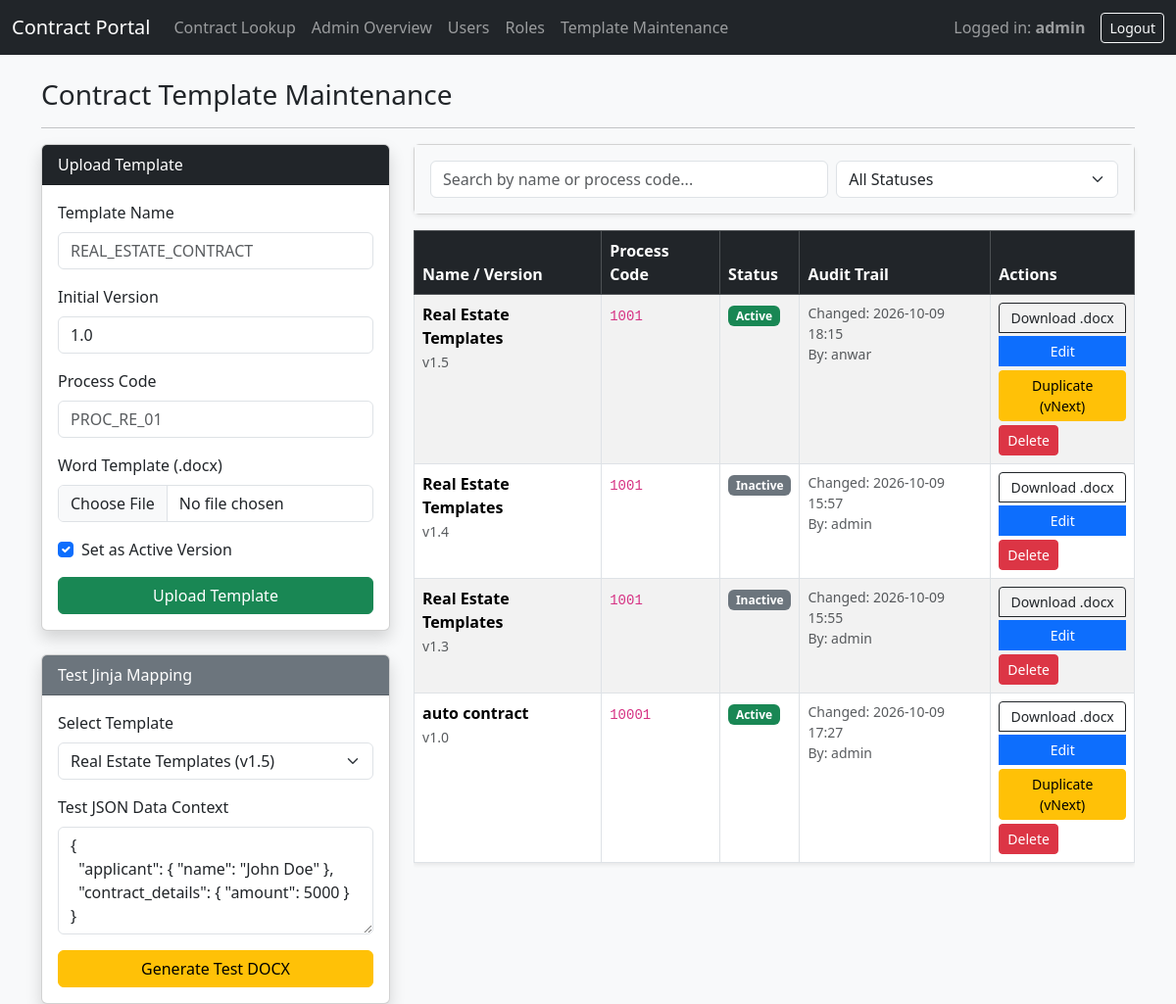
Page /admin/templates (signed in) on the committed database.
### models.py (models this page shows, shortened)
class User(UserMixin, db.Model):
    id = db.Column(db.Integer, primary_key=True)
    username = db.Column(db.String(80), unique=True, nullable=False)
    password_hash = db.Column(db.String(255), nullable=True)
    is_admin = db.Column(db.Boolean, default=False)
    is_ldap_user = db.Column(db.Boolean, default=False)
    ldap_dn = db.Column(db.String(255), nullable=True)
    roles = db.relationship('Role', secondary=user_roles, backref=db.backref('users', lazy='dynamic'))

class ContractTemplate(db.Model):
    id = db.Column(db.Integer, primary_key=True)
    template_name = db.Column(db.String(120), nullable=False)
    version_number = db.Column(db.String(40), nullable=False)
    process_code = db.Column(db.String(80), nullable=False)
    file_path = db.Column(db.String(255), nullable=False)
    is_active = db.Column(db.Boolean, default=True)
    status_changed_at = db.Column(db.DateTime, default=datetime.utcnow)
    status_changed_by_id = db.Column(db.Integer, db.ForeignKey('user.id'), nullable=True)
    updated_at = db.Column(db.DateTime, default=datetime.utcnow, onupdate=datetime.utcnow)
    updated_by_id = db.Column(db.Integer, db.ForeignKey('user.id'), nullable=True)
    status_changed_by = db.relationship('User', foreign_keys=[status_changed_by_id])
    updated_by = db.relationship('User', foreign_keys=[updated_by_id])
    __table_args__ = (
        db.UniqueConstraint('template_name', 'version_number', name='uix_name_version'),
    )

### app.py (the view, shortened to what this page needs)
@app.route('/admin/templates', methods=['GET', 'POST'])
@login_required
@template_permission_required
def admin_templates():
    has_template_role = any(r.name == 'Template Manager' for r in current_user.roles)
    if not (current_user.is_admin or has_template_role):
        return redirect(url_for('user_dashboard'))
    templates = ContractTemplate.query.order_by(ContractTemplate.template_name, ContractTemplate.version_number.desc()).all()
    return render_template('admin/templates.html', templates=templates)

### app.py (called while the page is built)
def template_permission_required(f):
    @wraps(f)
    def decorated_function(*args, **kwargs):
        has_template_role = any(r.name == 'Template Manager' for r in current_user.roles)
        if not (current_user.is_admin or has_template_role):
            flash('Access denied: You do not have permission to maintain templates.', 'danger')
            return redirect(url_for('user_dashboard'))
        return f(*args, **kwargs)
    return decorated_function

@login_manager.user_loader
def load_user(user_id):
    return User.query.get(int(user_id))

### templates/admin/templates.html (shortened to what this page needs)
{% extends 'base.html' %}
{% block content %}
<h3>Contract Template Maintenance</h3>
<hr>
<div class="row">
    <div class="col-md-4">
        <div class="card shadow mb-4">
            <div class="card-header bg-dark text-white">Upload Template</div>
            <div class="card-body">
                <form method="POST" enctype="multipart/form-data">
                    <div class="mb-3">
                        <label class="form-label">Template Name</label>
                        <input type="text" name="template_name" class="form-control" placeholder="REAL_ESTATE_CONTRACT" required>
                    </div>
                    <div class="mb-3">
                        <label class="form-label">Initial Version</label>
                        <input type="text" name="version_number" class="form-control" value="1.0" required>
                    </div>
                    <div class="mb-3">
                        <label class="form-label">Process Code</label>
                        <input type="text" name="process_code" class="form-control" placeholder="PROC_RE_01" required>
                    </div>
                    <div class="mb-3">
                        <label class="form-label">Word Template (.docx)</label>
                        <input type="file" name="file" class="form-control" accept=".docx" required>
                    </div>
                    <div class="form-check mb-3">
                        <input class="form-check-input" type="checkbox" name="is_active" id="is_active" checked>
                        <label class="form-check-label" for="is_active">Set as Active Version</label>
                    </div>
                    <button type="submit" class="btn btn-success w-100">Upload Template</button>
                </form>
            </div>
        </div>
        <div class="card shadow">
            <div class="card-header bg-secondary text-white">Test Jinja Mapping</div>
            <div class="card-body">
                <form action="{{ url_for('test_render_template') }}" method="POST">
                    <div class="mb-3">
                        <label class="form-label">Select Template</label>
                        <select name="template_id" class="form-select" required>
                            {% for t in templates %}
                            <option value="{{ t.id }}">{{ t.template_name }} (v{{ t.version_number }})</option>
                            {% endfor %}
                        </select>
                    </div>
                    <div class="mb-3">
                        <label class="form-label">Test JSON Data Context</label>
                        <textarea name="custom_json" class="form-control" rows="4" required>{
  "applicant": { "name": "John Doe" },
  "contract_details": { "amount": 5000 }
}</textarea>
                    </div>
                    <button type="submit" class="btn btn-warning w-100">Generate Test DOCX</button>
                </form>
            </div>
        </div>
    </div>
    <div class="col-md-8">
        <div class="card shadow-sm mb-3">
            <div class="card-body bg-light">
                <div class="row g-2">
                    <div class="col-md-7">
                        <input type="text" id="templateSearchInput" class="form-control" placeholder="Search by name or process code...">
                    </div>
                    <div class="col-md-5">
                        <select id="statusFilterSelect" class="form-select">
                            <option value="ALL">All Statuses</option>
                        </select>
                    </div>
                </div>
            </div>
        </div>
        <div class="table-responsive">
            <table class="table table-bordered table-striped shadow-sm" id="templatesTable">
                <thead class="table-dark">
                    <tr>
                        <th>Name / Version</th>
                        <th>Process Code</th>
                        <th>Status</th>
                        <th>Audit Trail</th>
                        <th>Actions</th>
                    </tr>
                </thead>
                <tbody>
                    {% for t in templates %}
                    <tr class="template-row"
                        data-name="{{ t.template_name | lower }}"
                        data-process="{{ t.process_code | lower }}"
                        data-status="{% if t.is_active %}active{% else %}inactive{% endif %}">
                        <td>
                            <strong class="template-name-text">{{ t.template_name }}</strong><br>
                            <small class="text-muted">v{{ t.version_number }}</small>
                        </td>
                        <td><code>{{ t.process_code }}</code></td>
                        <td>
                            {% if t.is_active %}
                            <span class="badge bg-success">Active</span>
                            {% else %}
                            <span class="badge bg-secondary">Inactive</span>
                            {% endif %}
                        </td>
                        <td>
                            <small class="d-block text-muted">Changed: {{ t.status_changed_at.strftime('%Y-%m-%d %H:%M') if t.status_changed_at else '-' }}</small>
                            <small class="d-block text-muted">By: {{ t.updated_by.username if t.updated_by else 'system' }}</small>
                        </td>
                        <td>
                            <div class="btn-group-vertical btn-group-sm w-100">
                                <a href="{{ url_for('download_raw_template', template_id=t.id) }}" class="btn btn-outline-dark btn-sm mb-1">Download .docx</a>
                                <a href="{{ url_for('admin_edit_template', template_id=t.id) }}" class="btn btn-primary btn-sm mb-1">Edit</a>
                                {% if t.is_active %}
                                <form action="{{ url_for('duplicate_template', template_id=t.id) }}" method="POST" class="mb-1">
                                    <button type="submit" class="btn btn-warning btn-sm w-100">Duplicate (vNext)</button>
                                </form>
                                {% endif %}
                                <form action="{{ url_for('admin_delete_template', template_id=t.id) }}" method="POST" onsubmit="return confirm('Delete this template?');">
                                    <button type="submit" class="btn btn-danger btn-sm w-100">Delete</button>
                                </form>
                            </div>
                        </td>
                    </tr>
                    {% endfor %}
                </tbody>
            </table>
        </div>
    </div>
</div>
{% endblock %}

### templates/base.html (shortened to what this page needs)
<!DOCTYPE html>
<html lang="en">
<head>
    <link href="https://cdn.jsdelivr.net/npm/bootstrap@5.3.2/dist/css/bootstrap.min.css" rel="stylesheet">
    <link rel="stylesheet" href="{{ url_for('static', filename='css/style.css') }}">
</head>
<body class="bg-light">
<nav class="navbar navbar-expand-lg navbar-dark bg-dark">
  <div class="container-fluid">
    <a class="navbar-brand" href="#">Contract Portal</a>
    <div class="collapse navbar-collapse">
      {% if current_user.is_authenticated %}
      <ul class="navbar-nav me-auto mb-2 mb-lg-0">
        <li class="nav-item"><a class="nav-link" href="{{ url_for('user_dashboard') }}">Contract Lookup</a></li>
        {% if current_user.is_admin %}
        <li class="nav-item"><a class="nav-link" href="{{ url_for('admin_dashboard') }}">Admin Overview</a></li>
        <li class="nav-item"><a class="nav-link" href="{{ url_for('admin_users') }}">Users</a></li>
        <li class="nav-item"><a class="nav-link" href="{{ url_for('admin_roles') }}">Roles</a></li>
         {% endif %}
        {% set is_template_mgr = current_user.roles | selectattr('name', 'equalto', 'Template Manager') | list | length > 0 %}
        {% if current_user.is_admin or is_template_mgr %}
        <li class="nav-item">
            <a class="nav-link" href="{{ url_for('admin_templates') }}">Template Maintenance</a>
        </li>
        {% endif %}
      </ul>
      <span class="navbar-text me-3">Logged in: <strong>{{ current_user.username }}</strong></span>
      <a class="btn btn-outline-light btn-sm" href="{{ url_for('logout') }}">Logout</a>
      {% endif %}
    </div>
  </div>
</nav>
<div class="container mt-4">
    {% block content %}{% endblock %}
</div>
</body>
</html>

### rows in the picture
User: username "admin"
ContractTemplate: template_name "Real Estate Templates", version_number "1.5", process_code "1001", is_active "Active", status_changed_at "2026-10-09 18:15", updated_by "anwar"
ContractTemplate: template_name "Real Estate Templates", version_number "1.4", process_code "1001", is_active "Inactive", status_changed_at "2026-10-09 15:57", updated_by "admin"
ContractTemplate: template_name "Real Estate Templates", version_number "1.3", process_code "1001", is_active "Inactive", status_changed_at "2026-10-09 15:55", updated_by "admin"
ContractTemplate: template_name "auto contract", version_number "1.0", process_code "10001", is_active "Active", status_changed_at "2026-10-09 17:27", updated_by "admin"

### other values in the picture
form field template_id "Real Estate Templates (v1.5)"
